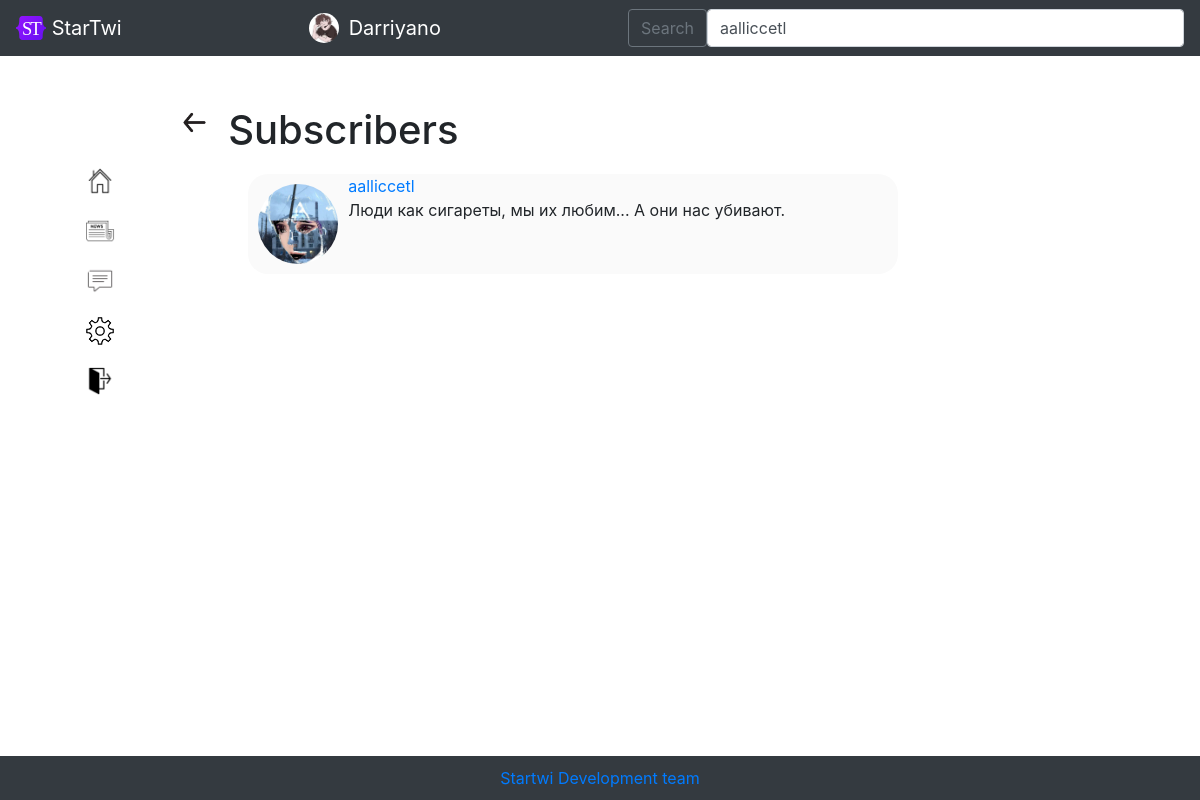
Before: /followers/Darriyano (signed in) with the older database file.
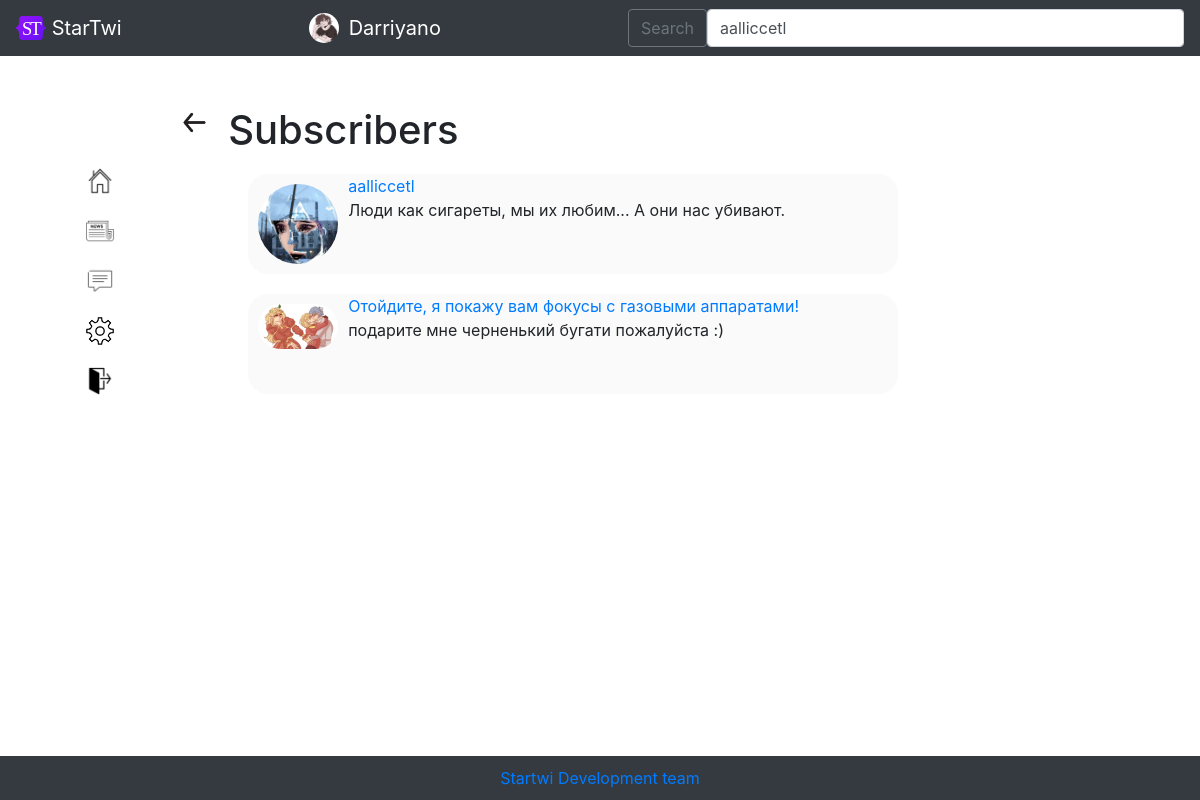
After: the same page with the newer database file.
### data/users.py (models this page shows, shortened)
class User(SqlAlchemyBase, UserMixin):
    __tablename__ = 'users'
    id = sqlalchemy.Column(sqlalchemy.Integer, primary_key=True, autoincrement=True)
    username = sqlalchemy.Column(sqlalchemy.String, unique=True, nullable=True)
    year_of_birth = sqlalchemy.Column(sqlalchemy.Integer, nullable=True)
    month_of_birth = sqlalchemy.Column(sqlalchemy.Integer, nullable=True)
    day_of_birth = sqlalchemy.Column(sqlalchemy.Integer, nullable=True)
    country = sqlalchemy.Column(sqlalchemy.String, nullable=True)
    email = sqlalchemy.Column(sqlalchemy.String, unique=True, nullable=True)
    hashed_password = sqlalchemy.Column(sqlalchemy.String, nullable=True)
    modified_date = sqlalchemy.Column(sqlalchemy.DateTime, default=datetime.datetime.now())
    photo = sqlalchemy.Column(sqlalchemy.String, unique=True, nullable=True)
    about_me = sqlalchemy.Column(sqlalchemy.String, unique=True, nullable=True)
    followers = sqlalchemy.Column(sqlalchemy.String, nullable=True, default=' ')
    following = sqlalchemy.Column(sqlalchemy.String, nullable=True, default=' ')
    restrict = sqlalchemy.Column(sqlalchemy.Boolean, nullable=True, default=False)
    blacklist = sqlalchemy.Column(sqlalchemy.String, nullable=True, default=' ')

### main.py (the view)
@app.route('/followers/<username>', methods=['GET', 'POST'])
@login_required
def followers(username):
    db_sess = db_session.create_session()
    user = db_sess.query(User).filter(User.username == username).first()
    if not user:
        abort(404)
    return render_template('followers.html', title='', user=user,
                           url_for=url_for, userlist=get_userlist(),
                           css_file=url_for('static', filename='css/style.css'),
                           str=str, db_sess_query_user=db_sess.query(User), user_class=User)

### data/db_session.py (called while the page is built)
def create_session() -> Session:
    global __factory
    return __factory()

### main.py (called while the page is built)
@login_manager.user_loader
def load_user(user_id):
    db_sess = db_session.create_session()
    return db_sess.query(User).get(user_id)

def get_userlist():
    return sorted(db_session.create_session().query(User).filter(User.username != current_user.username),
                  key=lambda x: [0 if str(x.id) in current_user.following.split(', ') else 1,
                                 - len(list(set(current_user.following.split(', ')) & set(
                                     x.following.split(', ')))),
                                 - len(list(set(current_user.followers.split(', ')) & set(
                                     x.followers.split(', ')))),
                                 x.username])

### templates/followers.html
{% extends "base_logged_in.html" %}
{% block content %}
<a href="/account/{{ user.username }}" class="settingsback"><img src="{{ url_for('static', filename='img/back.png') }}" width="33px"></a>
<div class="followers_list" style="margin: 50px;">
    <p>
        <h1>Subscribers</h1>
    </p>
    {% if user.followers.split(', ') |length != 1 %}
        {% for id in user.followers.split(', ') %}
        {% set subscribed_user = db_sess_query_user.filter(user_class.id == id).first() %}
            {% if subscribed_user %}
                <div class="itsme">
                    <img src="{{ url_for('static', filename='img/' + subscribed_user.photo) }}" class="round">
                    <a href="/account/{{ subscribed_user.username }}">{{ subscribed_user.username }}</a>
                    <p>{{ subscribed_user.about_me}}</p>
                </div>
            {% endif %}
        {% endfor %}
    {% else %}
        <p>no subscribers</p>
    {% endif %}
</div>
{% endblock %}

Changed rows visible on the page:
changed User "Darriyano": followers " , 9" → " , 9, 17" (drawn)
now on this page (row unchanged): User: photo (picture), username "Отойдите, я покажу вам фокусы с газовыми аппаратами!", about_me "подарите мне черненький бугати пожалуйста :)"
